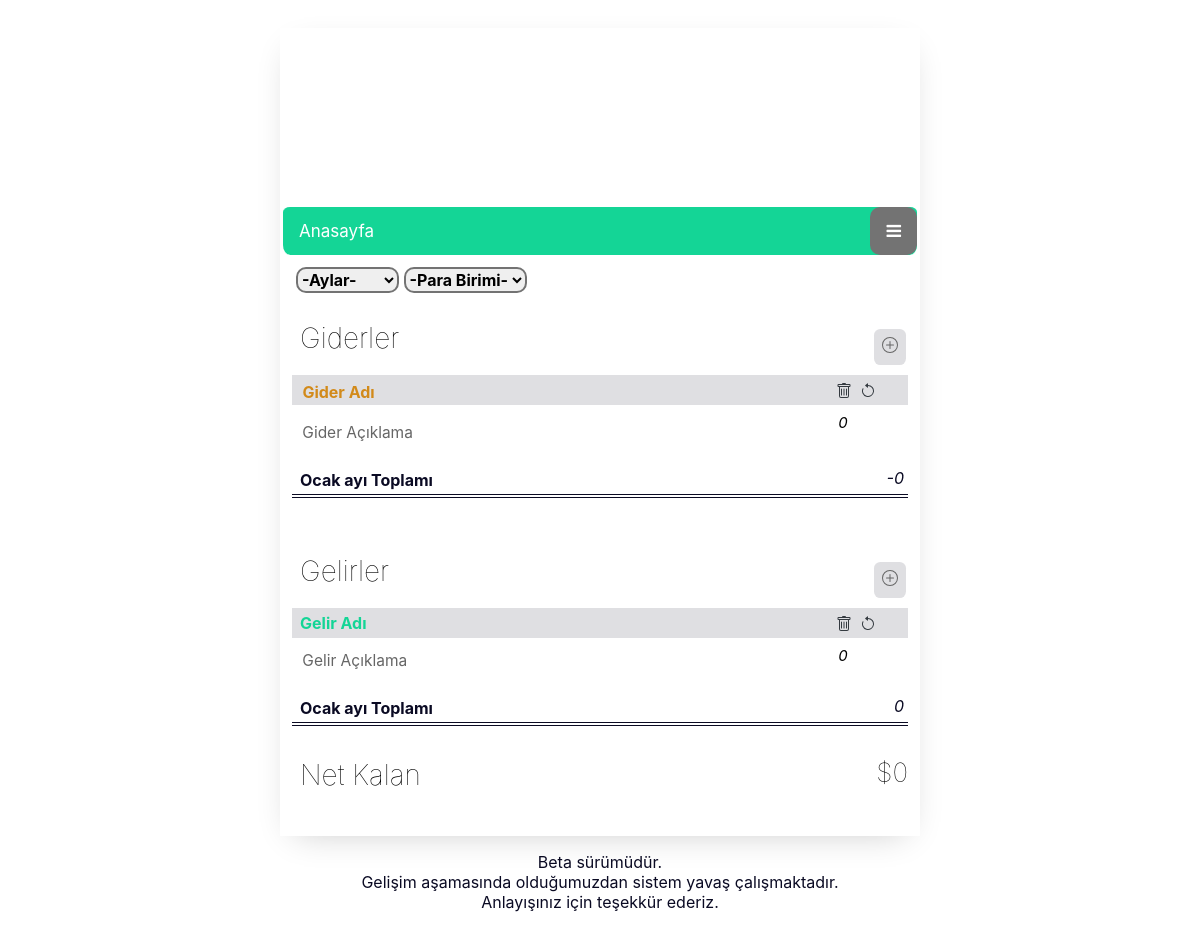
Screenshot of /index.php (signed in) with the database file from the repository.
### tables this page shows
CREATE TABLE `ibrhmvrlc_giderler` (
  `id` int UNSIGNED NOT NULL,
  `ustid` int UNSIGNED NOT NULL,
  `gidergirdiadi` varchar(100) DEFAULT NULL,
  `gidergirdi` int DEFAULT NULL,
  `gideraciklama` text
);

CREATE TABLE `ibrhmvrlc_gelirler` (
  `id` int UNSIGNED NOT NULL,
  `ustid` int UNSIGNED NOT NULL,
  `gelirgirdiadi` varchar(100) DEFAULT NULL,
  `gelirgirdi` int DEFAULT NULL,
  `geliraciklama` text
);

CREATE TABLE `ibrhmvrlc_aylar` (
  `id` int UNSIGNED NOT NULL,
  `ayismi` char(8) NOT NULL,
  `net` int DEFAULT NULL
);

### index.php (the view, shortened to what this page needs)
<?php
require_once("baglan.php");
if(isset($_SESSION["Kullanici"])){
?>
<!DOCTYPE html>
<html lang="tr-TR">
  <head>
    <link rel="stylesheet" href="./styles.css">
    <link rel="stylesheet" href="https://cdnjs.cloudflare.com/ajax/libs/font-awesome/4.7.0/css/font-awesome.min.css">
  </head>
  <body>
    <main>
      <section>
        <h1></h1>
        <div class="mobile-container">
                <div class="topnav">
                  <a href="index.php" class="cizzdan">Anasayfa</a>
                    <a href="javascript:void(0);" class="icon" onclick="myFunction()">
                      <i class="fa fa-bars"></i>
                    </a>
                </div>
        </div>
        <div class="select-wrap">
        <div class="aysecimalani">
          <form action='' method='post'>
            <select onchange="this.form.submit()" name="selectaysecimi" class="aysecimi" id="selekt">
              <option value="">-Aylar-</option>
            </select>
          </form>
          </div>
          <div class="aysecimalani">
            <form action="" method="post">
              <select onchange="this.form.submit()" name="selectpb" class="pbsecimalani" id="pbselekt">
                <option value="">-Para Birimi-</option>
              </select>
            </form>
          </div>
          </div>
          <div class="table-wrap">
            <?php
          function GiderYaz() {
            global $gelenAySecimi;
            global $database;
            $girdiSorgu           = $database->prepare("SELECT * FROM " . $_SESSION['Kullanici'] . "_giderler WHERE ustid = ? AND gideraciklama!=''");
            $girdiSorgu->execute([$gelenAySecimi]);
            $girdiSorguSayi       = $girdiSorgu->rowCount();
            $girdiSorguKayitlari  = $girdiSorgu->fetchAll(PDO::FETCH_ASSOC);
            if($girdiSorguSayi>0){
              foreach($girdiSorguKayitlari as $kayitlar){
                $girdiID        = $kayitlar["id"];
                $girdiGirdiAdi  = $kayitlar["gidergirdiadi"];
                $giderTutar     = $kayitlar["gidergirdi"];
                $giderAciklama  = $kayitlar["gideraciklama"];
                echo "<tr class='data'>
                      <th><form action='' method='POST'>
                      <input onchange='this.form.submit()' type='text' id='giderAdiAlani' value='" . $girdiGirdiAdi . "' name='gideradi" . $girdiID . "' required>
                      <script type='text/javascript'>
                      $('#giderAdiAlani').focus( function() {
                        $(this).addClass('focus');
                      }).blur( function() {
                        $(this).removeClass('focus');
                      });
                      </script>
                      </form>";
                echo  "<form action='index.php' method='POST'>
                      <span class='description'><textarea onchange='this.form.submit()' id='giderAciklamaAlani' cols='60' rows='1' name='aciklama" . $girdiID . "'>" . $giderAciklama . "</textarea>
                      <script src='autosize.js'></script>
                      <script>
                      autosize(document.querySelectorAll('textarea'));
                      </script>
                      <script type='text/javascript'>
                      $('#giderAciklamaAlani').focus( function() {
                        $(this).addClass('focus');
                      }).blur( function() {
                        $(this).removeClass('focus');
                      });
                      </script>
                      </span>
                      </form>
                      </th> ";
                echo  "<form name='giderTutarFormu' action='' method='post'>
                      <td class='current'>
                      <div class='gidersildivi'><a class='sil' href='gidersil.php?id=". $girdiID ."'><svg xmlns='http://www.w3.org/2000/svg' width='16' height='16' fill='currentColor' class='bi bi-trash'
                      viewBox='0 0 16 16'>
                      <path d='M5.5 5.5A.5.5 0 0 1 6 6v6a.5.5 0 0 1-1 0V6a.5.5 0 0 1 .5-.5zm2.5 0a.5.5 0 0 1 .5.5v6a.5.5 0 0 1-1 0V6a.5.5 0 0 1 .5-.5zm3 .5a.5.5 0 0 0-1 0v6a.5.5 0 0 0 1 0V6z'/>
                      <path fill-rule='evenodd' d='M14.5 3a1 1 0 0 1-1 1H13v9a2 2 0 0 1-2 2H5a2 2 0 0 1-2-2V4h-.5a1 1 0 0 1-1-1V2a1 1 0 0 1 1-1H6a1 1 0 0 1 1-1h2a1 1 0 0 1 1 1h3.5a1 1 0 0 1 1 1v1zM4.118 4 4 4.059V13a1 1 0 0 0 1 1h6a1 1 0 0 0 1-1V4.059L11.882 4H4.118zM2.5 3V2h11v1h-11z'/>
                      </svg></a></div>
                      <div class='temizledivi'><a class='temizle' href='temizlegider.php?id=". $girdiID ."'><svg xmlns='http://www.w3.org/2000/svg' width='16' height='16' fill='currentColor' class='bi bi-arrow-counterclockwise' viewBox='0 0 16 16'>
                      <path fill-rule='evenodd' d='M8 3a5 5 0 1 1-4.546 2.914.5.5 0 0 0-.908-.417A6 6 0 1 0 8 2v1z'/>
                      <path d='M8 4.466V.534a.25.25 0 0 0-.41-.192L5.23 2.308a.25.25 0 0 0 0 .384l2.36 1.966A.25.25 0 0 0 8 4.466z'/>
                      </svg></a></div>
                      <input onchange='this.form.submit()' type='number' id='giderGirdiAlani' value='" . round(($giderTutar/$_SESSION["PBDegeri"]),2) . "' name='gider" . $girdiID . "' class='deger' required='required'>
                      <script type='text/javascript'>
                      $('#giderGirdiAlani').focus( function() {
                        $(this).addClass('focus');
                      }).blur( function() {
                        $(this).removeClass('focus');
                      });
                      </script>
                      </td>
                      </tr>
                      </form>
                      ";
                  }
                }
              }
          function GelirYaz() {
            global $gelenAySecimi;
            global $database;
            $girdiSorgu           = $database->prepare("SELECT * FROM " . $_SESSION['Kullanici'] . "_gelirler WHERE ustid = ? AND geliraciklama!=''");
            $girdiSorgu->execute([$gelenAySecimi]);
            $girdiSorguSayi       = $girdiSorgu->rowCount();
            $girdiSorguKayitlari  = $girdiSorgu->fetchAll(PDO::FETCH_ASSOC);
            if($girdiSorguSayi>0){
              foreach($girdiSorguKayitlari as $kayitlar){
                $girdiID          = $kayitlar["id"];
                $girdiGirdiAdi    = $kayitlar["gelirgirdiadi"];
                $gelirTutar       = $kayitlar["gelirgirdi"];
                $gelirAciklamasi  = $kayitlar["geliraciklama"];
                echo "<tr class='data'>
                      <th><form action='' method='post'>
                      <input onchange='this.form.submit()' type='text' id='gelirAdiAlani' value='" . $girdiGirdiAdi . "' name='geliradi" . $girdiID . "'>
                      <script type='text/javascript'>
                      $('#gelirAdiAlani').focus( function() {
                        $(this).addClass('focus');
                      }).blur( function() {
                        $(this).removeClass('focus');
                      });
                      </script>
                      </form>";
                echo  "<form action='' method='post'>
                      <span class='description'><textarea onchange='this.form.submit()' id='gelirAciklamaAlani' cols='60' rows='1' name='aciklama" . $girdiID . "'>" . $gelirAciklamasi . "</textarea>
                      <script src='autosize.js'></script>
                      <script>
                      autosize(document.querySelectorAll('textarea'));
                      </script>
                      <script type='text/javascript'>
                      $('#gelirAciklamaAlani').focus( function() {
                        $(this).addClass('focus');
                      }).blur( function() {
                        $(this).removeClass('focus');
                      });
                      </script></span>
                      </form>
                      </th>";
                echo  "<form action='' method='post'>
                      <td class='current'>
                      <div class='gelirsildivi'><a class='sil' href='gelirsil.php?id=". $girdiID ."'><svg xmlns='http://www.w3.org/2000/svg' width='16' height='16' fill='currentColor' class='bi bi-trash'
                      viewBox='0 0 16 16'>
                      <path d='M5.5 5.5A.5.5 0 0 1 6 6v6a.5.5 0 0 1-1 0V6a.5.5 0 0 1 .5-.5zm2.5 0a.5.5 0 0 1 .5.5v6a.5.5 0 0 1-1 0V6a.5.5 0 0 1 .5-.5zm3 .5a.5.5 0 0 0-1 0v6a.5.5 0 0 0 1 0V6z'/>
                      <path fill-rule='evenodd' d='M14.5 3a1 1 0 0 1-1 1H13v9a2 2 0 0 1-2 2H5a2 2 0 0 1-2-2V4h-.5a1 1 0 0 1-1-1V2a1 1 0 0 1 1-1H6a1 1 0 0 1 1-1h2a1 1 0 0 1 1 1h3.5a1 1 0 0 1 1 1v1zM4.118 4 4 4.059V13a1 1 0 0 0 1 1h6a1 1 0 0 0 1-1V4.059L11.882 4H4.118zM2.5 3V2h11v1h-11z'/>
                      </svg></a></div>
                      <div class='temizledivi'><a class='temizle' href='temizlegelir.php?id=". $girdiID ."'><svg xmlns='http://www.w3.org/2000/svg' width='16' height='16' fill='currentColor' class='bi bi-arrow-counterclockwise' viewBox='0 0 16 16'>
                      <path fill-rule='evenodd' d='M8 3a5 5 0 1 1-4.546 2.914.5.5 0 0 0-.908-.417A6 6 0 1 0 8 2v1z'/>
                      <path d='M8 4.466V.534a.25.25 0 0 0-.41-.192L5.23 2.308a.25.25 0 0 0 0 .384l2.36 1.966A.25.25 0 0 0 8 4.466z'/>
                      </svg></a></div>
                      <input onchange='this.form.submit()' type='number' id='gelirGirdiAlani' value='" . round(($gelirTutar/$_SESSION["PBDegeri"]),2) . "' name='gelir" . $girdiID . "' class='deger'>
                      <script type='text/javascript'>
                      $('#gelirGirdiAlani').focus( function() {
                        $(this).addClass('focus');
                      }).blur( function() {
                        $(this).removeClass('focus');
                      });
                      </script></td>
                      </tr>
                      </form>";
                }
              }
            }
          function GiderToplamYaz() {
            global $database;
            global $gelenAySecimi;
            $girdiSorgu           = $database->prepare("SELECT * FROM " . $_SESSION['Kullanici'] . "_giderler WHERE ustid = ? AND gideraciklama = ?");
            $girdiSorgu->execute([$gelenAySecimi, ""]);
            $girdiSorguSayi       = $girdiSorgu->rowCount();
            $girdiSorguKayitlari  = $girdiSorgu->fetchAll(PDO::FETCH_ASSOC);
            if($girdiSorguSayi>0){
              foreach($girdiSorguKayitlari as $kayitlar){
                $girdiGirdiAdi        = $kayitlar["gidergirdiadi"];
                $giderToplamTutar     = $kayitlar["gidergirdi"];
                echo " <tr class='total'>
                        <th>" . $girdiGirdiAdi . " <span class='sr-only'>Giderler</span></th>
                        <td class='current'>-" . round($giderToplamTutar/$_SESSION["PBDegeri"],2)  . "</td>
                       </tr>";
                       }
                }
              }
          function GelirToplamYaz() {
            global $database;
            global $gelenAySecimi;
            $girdiSorgu           = $database->prepare("SELECT * FROM " . $_SESSION['Kullanici'] . "_gelirler WHERE ustid = ? AND geliraciklama = ? LIMIT 1");
            $girdiSorgu->execute([$gelenAySecimi, ""]);
            $girdiSorguSayi       = $girdiSorgu->rowCount();
            $girdiSorguKayitlari  = $girdiSorgu->fetchAll(PDO::FETCH_ASSOC);
            if($girdiSorguSayi>0){
              foreach($girdiSorguKayitlari as $kayitlar){
                $girdiGirdiAdi        = $kayitlar["gelirgirdiadi"];
                $gelirToplamTutar     = $kayitlar["gelirgirdi"];
                echo " <tr class='total'>
                        <th>" . $girdiGirdiAdi . " <span class='sr-only'>Giderler</span></th>
                        <td class='current'>" . round($gelirToplamTutar/$_SESSION["PBDegeri"],2) . "</td>
                       </tr>";
                }
              }
            }
          function NetYaz() {
            global $gelenAySecimi;
            global $database;
            $girdiSorgu           = $database->prepare("SELECT * FROM " . $_SESSION['Kullanici'] . "_aylar WHERE id = ?");
            $girdiSorgu->execute([$gelenAySecimi]);
            $girdiSorguSayi       = $girdiSorgu->rowCount();
            $girdiSorguKayitlari  = $girdiSorgu->fetchAll(PDO::FETCH_ASSOC);
            if($girdiSorguSayi>0){
              foreach($girdiSorguKayitlari as $kayitlar){
                $netTutar       = $kayitlar["net"];
                echo "<div class='net'> $" . round($netTutar/$_SESSION["PBDegeri"],2) . "</div>";
            }
              }
                  }
          ?>
          <table>
          <caption>
          <caption>Giderler</caption>
          <a class='ekle' href='giderekle.php'>
            <div class='giderekledivi'>
            </div>
          </a>
          </caption>
            <thead>
              <tr>
              <td></td>
              <th><span class="sr-only">Tutar</span></th>
              </tr>
            </thead>
            <tbody>
              <?php GiderYaz(); ?>
              <?php GiderToplamYaz(); ?>
            </tbody>
          </table>
          <table>
            <caption>
            <caption>Gelirler</caption>
            <a class='ekle' href='gelirekle.php'>
              <div class='gelirekledivi'>
              </div>
              </a>
            </caption>
            <br /><br />
            <thead>
              <tr>
              <td></td>
              <th><span class="sr-only">Tutar</span></th>
              </tr>
            </thead>
            <tbody>
            <?php GelirYaz(); ?>
            <?php GelirToplamYaz(); ?>
            </tbody>
          </table>
          <br />
          <table>
            <caption><caption>Net Kalan</caption></caption>
            <thead>
              <tr>
              <td></td>
              <th><span class="sr-only">Tutar</span></th>
              </tr>
            </thead>
            <?php NetYaz(); ?>
          </table>
        </div>
      </section>
      <p class="aciklama">
        Beta sürümüdür.<br />
        Gelişim aşamasında olduğumuzdan sistem yavaş çalışmaktadır.<br />
        Anlayışınız için teşekkür ederiz.
      </p>
    </main>
  </body>
</html>
<?php
}else{
  header("Location:girissayfasi.php");
}
?>

### rows the page displays
ibrhmvrlc_giderler: gidergirdiadi "Gider Adı", id+gideraciklama "Gider Açıklama", gidergirdi "0"
ibrhmvrlc_giderler: gidergirdiadi "Ocak ayı Toplamı", $giderToplamTutar/$_SESSION['PBDegeri'] "0"
ibrhmvrlc_gelirler: gelirgirdiadi "Gelir Adı", id+geliraciklama "Gelir Açıklama", gelirgirdi "0"
ibrhmvrlc_gelirler: gelirgirdiadi "Ocak ayı Toplamı", $gelirToplamTutar/$_SESSION['PBDegeri'] "0"
ibrhmvrlc_aylar: $netTutar/$_SESSION['PBDegeri'] "0"
